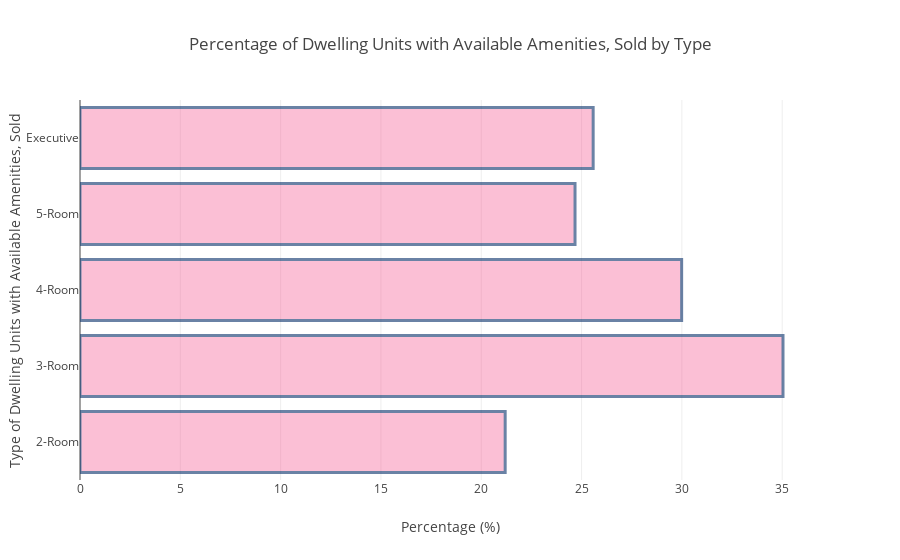

Source (notebook cell):
### Code cell
room_type_name = {'Name':['2-Room', '3-Room', '4-Room', '5-Room','Executive']} 
  
room_type_name_df = pd.DataFrame(data)

trace1 = go.Bar(
    x= hdb_misc_gb.iloc[0][6:11],
    y= room_type_name['Name'],
    name='Residential Only',
    orientation = 'h',
    textposition = 'auto',
    marker=dict(
        color='rgba(246, 78, 139, 0.6)',
        line=dict(
            color='rgb(8,48,107)',
            width=3),
        ),
    opacity=0.6
)

data = [trace1]

layout = go.Layout(
    title = 'Percentage of Dwelling Units with Available Amenities, Sold by Type',
    xaxis = dict(title='Percentage (%)'),
    yaxis = dict(title='Type of Dwelling Units with Available Amenities, Sold') 
)

fig = go.Figure(data=data, layout=layout)

iplot(fig)

### Figure 1 — Plotly figure (JSON) as saved in the notebook; plotly's stock layout.template omitted (floating-point values rounded to 4 significant figures)
{"data": [{"marker": {"color": "rgba(246, 78, 139, 0.6)", "line": {"color": "rgb(8,48,107)", "width": 3}}, "name": "Residential Only", "opacity": 0.6, "orientation": "h", "textposition": "auto", "type": "bar", "uid": "5a912b18-c85f-486a-ae7f-b9be69c9a6aa", "x": [21.19, 35.04, 29.99, 24.67, 25.58], "y": ["2-Room", "3-Room", "4-Room", "5-Room", "Executive"]}], "layout": {"title": {"text": "Percentage of Dwelling Units with Available Amenities, Sold by Type"}, "xaxis": {"title": {"text": "Percentage (%)"}}, "yaxis": {"title": {"text": "Type of Dwelling Units with Available Amenities, Sold"}}}}
